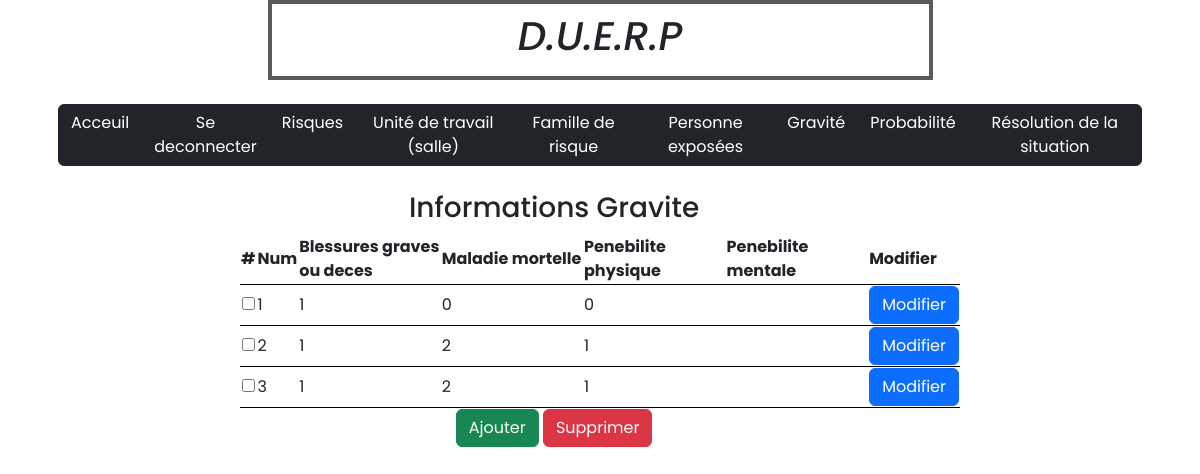
Page /view/vue_gravite.php (signed in) on the committed database.
### tables this page shows
CREATE TABLE `gravite` (
  `Id_Gravite` int NOT NULL,
  `Blessure_graves_ou_deces` int DEFAULT NULL,
  `maladie_mortelle` int DEFAULT NULL,
  `penibilite_physique` int DEFAULT NULL,
  `penibilite_mentale` int DEFAULT NULL
);

### model/modele.php (called while the page is built, shortened)
<?php
function select_gravite(){
	require 'connexion.php';
	$sql = "SELECT * FROM gravite";
	$stmt = $bdd->prepare($sql);
	$stmt->execute();
    $gravite = $stmt->fetchAll();
    return $gravite;
}

### view/vue_gravite.php (the view, shortened to what this page needs)
<!DOCTYPE html>
<html lang="en">
    <head>
        <link href="https://cdn.jsdelivr.net/npm/bootstrap@5.2.2/dist/css/bootstrap.min.css" rel="stylesheet" integrity="sha384-
        Zenh87qX5JnK2Jl0vWa8Ck2rdkQ2Bzep5IDxbcnCeuOxjzrPF/et3URy9Bv1WTRi">
        <link rel="stylesheet" href="https://cdn.jsdelivr.net/npm/bootstrap-icons@1.5.0/font/bootstrap-icons.css">
        <link rel="stylesheet" href="style.css">
    </head>
    <body style="background-color: white;">
        <div class="container">
            <div class="row justify-content-center">
                <div class="col-7 text-dark fst-italic justify-content-center align-intems-center border border-dark p-2 mb-2 border-opacity-75 border-4 d-flex">
                    <h1>D.U.E.R.P</h1>
                </div>
            </div>
            <div class="row bg-sombre text-white fw-bolder justify-content-center align-intems-center">
                <div class="row p-3 mb-2 text-white fw-bolder placeholder-glow">
                    <div class="btn-group" role="group" aria-label="Basic outlined example">
                    <?php if(!isset($_SESSION['loggedin'])) { ?>
                      <a class="btn btn-dark" href="vue_acceuil.php" role="button">Acceuil</a>
                      <a class="btn btn-dark" href="login.php" role="button">Se connecter</a>
                      <?php } elseif($_SESSION['loggedin'] == true){ ?>
                      <a class="btn btn-dark" href="vue_acceuil.php" role="button">Acceuil</a>
                      <a class="btn btn-dark" href="controleur_b.php?mode=3" role="button">Se deconnecter</a>
                      <a class="btn btn-dark" href="vue_risques.php" role="button">Risques</a>
                      <a class="btn btn-dark" href="vue_unite_de_travail.php" role="button">Unité de travail (salle)</a>
                      <a class="btn btn-dark" href="vue_famille_de_risque.php" role="button">Famille de risque</a>
                      <a class="btn btn-dark" href="vue_personne_exposees.php" role="button">Personne exposées</a>
                      <a class="btn btn-dark" href="vue_gravite.php" role="button">Gravité</a>
                      <a class="btn btn-dark" href="vue_probabilite.php" role="button">Probabilité</a>
                      <a class="btn btn-dark" href="vue_resolution_de_la_situation.php" role="button">Résolution de la situation</a>
                      <?php } ?>
                    </div>
                  </div>
              </div>
            </div>
            <form action="controleur_supp.php" method="POST">
                <table  width="60%" align="center">
                    <tr >
                        <td align="center" colspan="6"><b><h3>Informations Gravite</h3></b></td>
                    </tr>
                    <tr  style='border-bottom:1pt solid black;' style='border-left:1pt solid black;'>
                        <th>#</th>
                        <th>Num</th>
                        <th width="20%" text-align="center">Blessures graves ou deces</th>
                        <th width="20%" text-align="center">Maladie mortelle</th>
                        <th width="20%" text-align="center">Penebilite physique</th>
                        <th width="20%" text-align="center">Penebilite mentale</th>
                        <th width="5%"  text-align="center">Modifier</th>
                    </tr>
                    <?php
                        include 'modele.php';
                        $gravite = select_gravite();
                        $nb = count($gravite);
                        if($nb > 0)
                        {
                            $i=0;
                            while ($i<$nb)
                            {
                                $grav=$gravite[$i];
                                $num=$grav['Id_Gravite'];
                                $b_graves  =$grav['Blessure_graves_ou_deces'];
                                $m_mortelle=$grav['maladie_mortelle'];
                                $p_physique=$grav['penibilite_physique'];
                                $p_mentale =$grav['peniibilite_mentale'];
                                echo "<tr style='border-bottom:1pt solid black;' ><td align='center'><input type='checkbox' name='gravite[]' value='$num'></td>";
                                echo "<td>$num</td>";
                                echo "<td>$b_graves</td>";
                                echo "<td>$m_mortelle</td>";
                                echo "<td>$p_physique</td>";
                                echo "<td>$p_mentale</td>";
                                echo "<td><a href='vue_gravite_modif.php?action=$num'><input class='btn btn-primary' type='button' value='Modifier'></a></td>";
                                echo "</tr>";
                                $i=$i+1;
                            }
                        }
                    ?>
                    <tr>
                        <td colspan="6" align="center">
                            <input class="btn btn-success" type="button" onclick="location.href='index.php'" value="Ajouter" />
                            <input class="btn btn-danger" type="submit" value="Supprimer" name="supprimer">
                        </td>
                    </tr>
                </table>
            </form>
    </body>
</html>

### styles/style.css (style rules this page uses)
* { font-family: 'Poppins', sans-serif; }
body { background: #141526; overflow: hidden; }
html { scroll-behavior: smooth; }
:root { --primary-green: #93c90e; --secondary-green: #9ad10f; --primary-orange: #f7a739; --secondary-orange: #f6b253; --valid-color: rgb(16, 221, 1); --error-color: red; }
a { text-decoration: none; color: white; }

### rows in the picture
gravite: Id_Gravite "1", Blessure_graves_ou_deces "1", maladie_mortelle "0", penibilite_physique "0"
gravite: Id_Gravite "2", Blessure_graves_ou_deces "1", maladie_mortelle "2", penibilite_physique "1"
gravite: Id_Gravite "3", Blessure_graves_ou_deces "1", maladie_mortelle "2", penibilite_physique "1"
